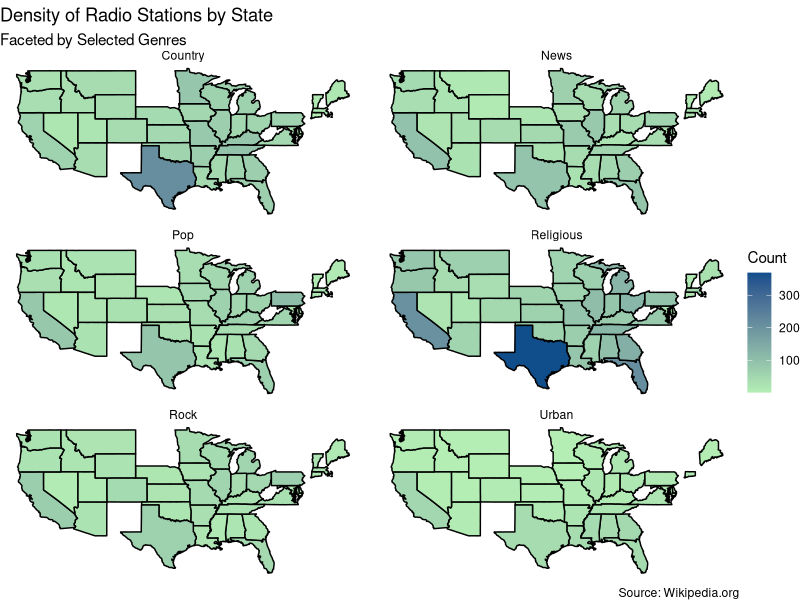
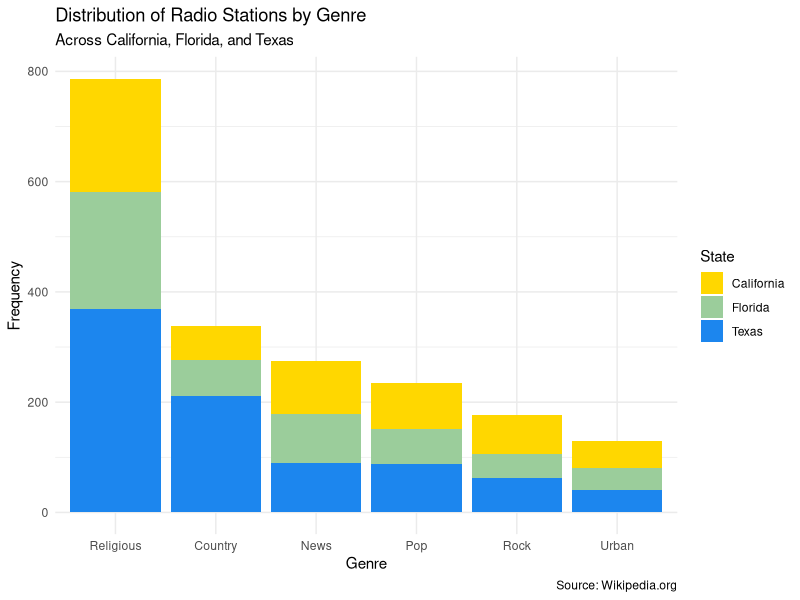

Generate these figures, in order, with R: (Note: this script raises an error after producing the figures.)
## ---- chunk 1
#| label:  creating new genre column

library(tidyverse)

state_stations <- read_csv(file = 'data/state_stations.csv')
coords <- read_csv(file = 'data/site_lat_long.csv')
station_info <- read_csv(file='data/station_info.csv')

#state_stations |>
  #group_by(format) |>
  #summarise(n())

Genre_Lists <- list(

   c('Religious', 'Christian', 'Gospel', 'Religion', 'Catholic', 'worship'),
   c('Urban', 'R&B', 'Blues', 'Rhythmic','Rhythym and Blues','Hip Hop', 'mainstream urban', 'Urban adult contemporary', 'Urban contemporary'),
      c('Pop', 'Contemporary Hit', 'adult contemporary', 'Top 40 (CHR)', 'Hot AC', 'CHR'),
  c( 'Rock', 'Alternative','Indie'),
  
  c('Country','Southern', 'Bluegrass'),
  
  c('News', 'News/Talk', 'Talk'))

tmpstr <- Reduce(function(s, lst) gsub(paste0("(", paste(lst, collapse = "|"), ")"), lst[1], s, ignore.case = TRUE),
                 Genre_Lists, init = state_stations$format)
tmpGenres <- regmatches(tmpstr,
                        gregexpr(paste0("(", paste0(sapply(Genre_Lists, `[[`, 1), collapse = "|"), ")"),
                                 tmpstr, ignore.case = TRUE))
tmpGenres <- replace(tmpGenres, sapply(tmpGenres, Negate(length)), NA_character_)
tmpGenres <- sapply(tmpGenres, tail, n = 1)
tmpGenres[ is.na(tmpGenres) ] <- "Not Found"
state_stations$Genre <- tmpGenres

state_stations<-state_stations%>%
filter(!is.na(format))%>%
filter(Genre!='Not Found')

state_stations%>%
  group_by(Genre)%>%
  summarise(n())
## ---- chunk 2
#| label: US choropleth map

library(maps)

us_states <- map_data("state")

#ggplot() +
#  geom_polygon(data = us_states,
#               aes(x = long, y = lat, group = group),
#              color = "black", fill = "lightpink")

number_stations <- state_stations %>%
  group_by(state, Genre) %>%
  summarise(n = n())

number_stations <- drop_na(number_stations)
number_stations$state <- tolower(number_stations$state)

merged_stations <- full_join(us_states, number_stations, 
                             by = c("region" = "state"))

merged_stations <- merged_stations%>%
  filter(!is.na(region))%>%
  filter(!is.na(Genre))

ggplot() +
#   geom_polygon(data = us_states,
#               aes(x = long, y = lat, group = group),
#               color = "black", fill = "lightpink")+
  geom_polygon(data = merged_stations, 
               aes(x = long, y = lat, group = group, fill = n), 
               color = "black") +
  facet_wrap(~ Genre, nrow=3, ncol=2, scales="free") +
  scale_fill_continuous(
  low = "darkseagreen2",high = "dodgerblue4")+
  labs(x = "", 
      title ="Density of Radio Stations by State",
      subtitle = "Faceted by Selected Genres",
       fill="Count",
       caption = "Source: Wikipedia.org") +theme_void()




## ---- chunk 3
library(forcats)

CFT<- state_stations%>%
  filter(state == "Texas" | state =="California" | state == "Florida")%>%
  select(c(state, Genre))%>%
  group_by(state, Genre)



ggplot(data=CFT, aes(x=fct_infreq(Genre), fill=state))+geom_bar() +
  scale_fill_manual(values=c('gold', 'darkseagreen3', 'dodgerblue2'))+
  theme_minimal() +
  labs(x = "Genre", 
       y = "Frequency",
      title ="Distribution of Radio Stations by Genre",
      subtitle = "Across California, Florida, and Texas",
       fill="State",
       caption = "Source: Wikipedia.org")
## ---- chunk 4
#| label: data_prep for Q2
pop_data <- read_csv("data/population_data_2022.csv")

# label states
pop_data <- pop_data %>% 
  mutate(
    region_name = case_when(
      REGION == 1 ~ "NorthEast",
      REGION == 2 ~ "MidWest",
      REGION == 3 ~ "South",
      REGION == 4 ~ "West",
    )
  ) %>% 
  select(
    region_name, NAME, POPESTIMATE2022
  )

# remove region names
pop_data <- pop_data[-c(1:14),]

# remove Puerto Rico
pop_data <- subset(pop_data, region_name != "Puerto Rico")

# remove '_" from space station state colums
state_stations$state <- sub("_", " ", state_stations$state)

state_stations_pop <- merge(x = state_stations, y = pop_data, by.x = "state", by.y = "NAME")
## ---- chunk 5

library(ggrepel)

ggplot(station_temp, aes(x = pop_2022, y = n, color = region_name)) +
  geom_smooth(method = "lm", se = FALSE, size = 0.75, linetype = "longdash") +
  geom_point(alpha = 0.6) +
  geom_text_repel(data=subset(station_temp, pop_2022 > 15000000 | n > 500), aes(label = state), color = "black", size = 3) +
  scale_x_continuous(labels = label_number(scale_cut = cut_short_scale())) +
  scale_color_manual(values = c("#333333", "#E69F00", "#56B4E9", "#009E73")) +
  labs(x = "Population", y = "Number of Radio Stations", title = "Population vs. Number of Radio Stations in the US",
       subtitle = "Colored by Region",
       color = "Region") + theme_minimal()
## ---- chunk 6
#| label: Q2-2 ()

station_count <- distinct(state_stations_pop %>% group_by(state) %>% summarise(n=n(), region_name=region_name, population = POPESTIMATE2022))

ggplot(
  station_count
) +
  geom_density(
    aes(
      x = n,
    )
  ) +
  theme_minimal() +
  labs(
    x = "Number of Stations per State",
    y = "Density",
    title = "Distribution of Number of Stations By Sate",
    subtitle = "By Region"
  )

## ---- chunk 7
ggplot(station_count) +
  geom_bin2d(
    aes(x = n, y = population), 
    binwidth = c(0.25, 500)
    )
## ---- chunk 8
ggplot(
  station_count
) +
  geom_point(
    aes(
      x = n,
      y = state,
      
    )
  ) + 
  facet_wrap(~region_name)
